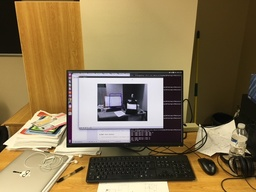
#> input picture 1.jpg, 256 x 192 px, shrunk from 640 x 480 before the run
$ python after_infer.py   (Python 2 division)
#> lines starting #> are read from the running program, lines starting #| are printed output that depends on the picture
from skimage import io, measure
import numpy as np
import matplotlib.pyplot as plt

from skimage.color import rgb2gray
from skimage.filters import gaussian
from skimage.segmentation import active_contour

import scipy
split_version = scipy.__version__.split('.')
if not(split_version[-1].isdigit()): # Remove dev string if present
        split_version.pop()
scipy_version = list(map(int, split_version))
new_scipy = scipy_version[0] > 0 or \
            (scipy_version[0] == 0 and scipy_version[1] >= 14)

origin = io.imread('1.jpg')
#> origin is the input picture: shape (192, 256, 3); mean R, G, B 136.7, 115.9, 78.9
print type(origin), origin.shape
#| <class 'numpy.ndarray'> (192, 256, 3)
infer = io.imread('output.jpg')
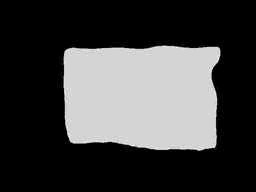
#> input picture output.jpg, 256 x 192 px, shrunk from 640 x 480 before the run
#> infer is the input picture: shape (192, 256); min 0, max 24, mean 6.1
print type(infer), infer.shape
#| <class 'numpy.ndarray'> (192, 256)

contours = measure.find_contours(infer, 0.8)
#> contours = 95 point arrays, longest 755 points
print type(contours), len(contours)
#| <class 'list'> 95

# fig, ax = plt.subplots()
# ax.imshow(origin, interpolation='nearest', cmap=plt.cm.gray)

max_len = 0
max_contour = []
for n, contour in enumerate(contours):
    if len(contour) > max_len:
        max_len = len(contour)
        max_contour = contour
#> this loop made 95 passes
#> max_len on passes 1, 11, 15, 24: 9, 15, 19, 755
#> after the loop, max_contour = 755 pairs, first value 42.8 to 151.2, second value 59.8 to 221.2; max_len = 755

init = np.array(max_contour)
#> init has the same summary as max_contour

# ax.plot(init[:, 1], init[:, 0], linewidth=2)

img = rgb2gray(origin)
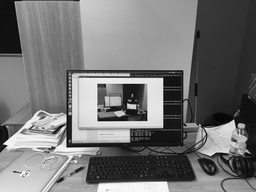
#> img: shape (192, 256) float64; min 0.00667, max 0.991, mean 0.461

if not new_scipy:
    print('You are using an old version of scipy. '
          'Active contours is implemented for scipy versions '
          '0.14.0 and above.')

if new_scipy:
    snake = active_contour(img, init)
#> snake = 755 pairs, first value 35.51 to 154.8, second value 56.95 to 223.7

    fig = plt.figure(figsize=(7, 7))
    ax = fig.add_subplot(111)
    plt.gray()
    ax.imshow(img)
    ax.plot(init[:, 1], init[:, 0], '--r', lw=3)
    ax.plot(snake[:, 1], snake[:, 0], '-b', lw=3)
    ax.set_xticks([]), ax.set_yticks([])
    ax.axis([0, img.shape[1], img.shape[0], 0])
    plt.show()
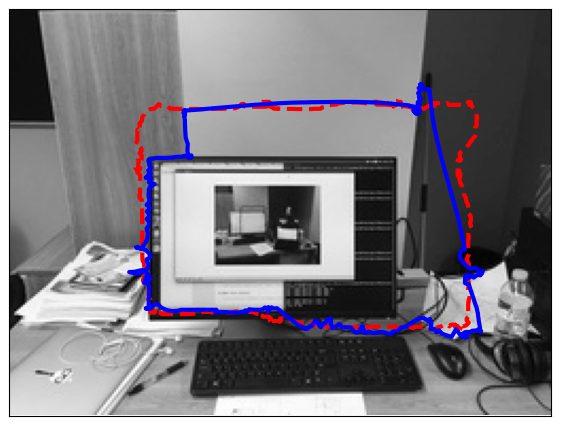
#> figure drawn by matplotlib, 1 panel

'''
ax.axis('image')
ax.set_xticks([])
ax.set_yticks([])
plt.show()
'''
